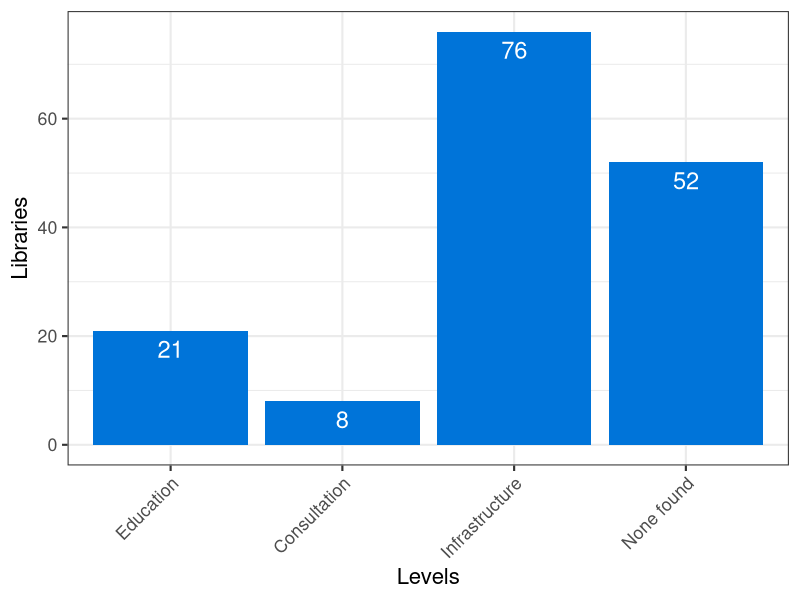
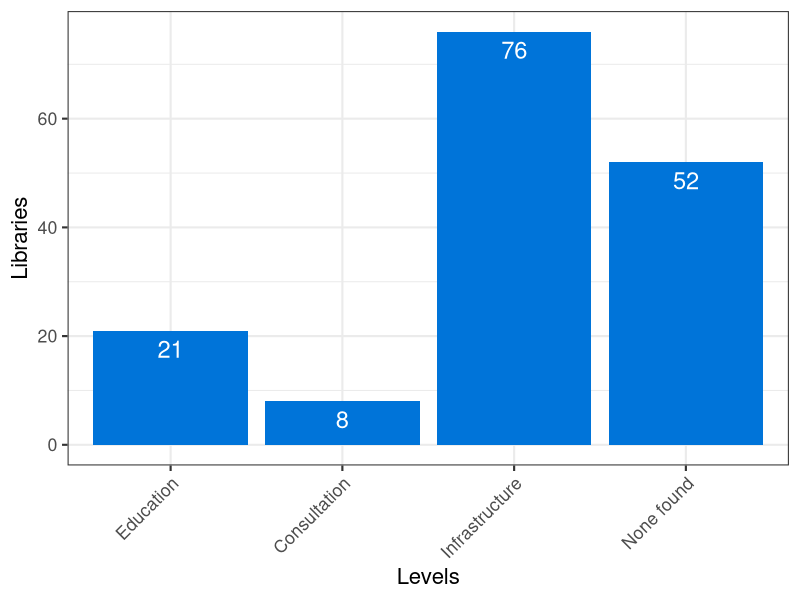

Source code (R) for these figures, in order:
# load plotting library
library(ggplot2)

# set working directory to the data directory
setwd("Documents/work/RDM/_data/")

# read in data
AAHSLdata <- read.csv("code_categories.csv", header = T)

# check to see the factor levels that R creates from data
AAHSLdata$Code
levels(AAHSLdata$Code)[1]

# reorder the factor levels to be displayed in the way that I want,
# which is Level 1, Level 2, Level 3, Level 0
AAHSLdata$Code <- factor(AAHSLdata$Code, levels = c("Education", "Consultation", "Infrastructure", "None found"))

# check to make sure the reorder happened as expected
print(levels(AAHSLdata$Code))
AAHSLdata$Code


# The main output now that I have reordered and rendered my plot
# in the way that I want it.

# set up the bar graph:
#  - X axis - each level
#  - Y axis - count of libraries per level
#  - print the count in text above each bar
#  - adjust X axis text so that the labels are readable on small viewports
AAHSLplot <- ggplot(AAHSLdata, aes(x=Code)) + geom_bar(fill="#0074d9") + stat_count(geom="text", size=6, colour="white", aes(label=..count.., vjust=1.5)) + labs(x = "Levels", y = "Libraries") + theme_bw(base_size = 16) + theme(axis.text.x=element_text(angle=45, hjust = 1))

# generate the plot
AAHSLplot

# output the plot to SVG in the `img` directory for web publishing
ggsave(file="../img/verticalOutput.svg", plot=AAHSLplot, width=5, height=5)




# REFERENCES

# outdated work on creating the horizontal display
# this is outdated because after I realized that I wanted to 
# diplay the data on the web in vertical fashion
# I discontinued working on this plot
horizontalPlot <- ggplot(AAHSLdata, aes(x=Code)) + geom_bar(fill="#0088cc") + stat_count(geom="text", size=6, colour="white", aes(label=..count.., hjust=1.5)) + labs(x = "Levels") + coord_flip() + theme_grey(base_size = 18)


# bibliography of support

# resources for getting my R plot working:
#   
#   - continuous vs categorical data
# https://eagereyes.org/basics/data-continuous-vs-categorical
# 
# - coloring bar graphs
# http://www.cookbook-r.com/Graphs/Colors_%28ggplot2%29/
#   
#   - Annotating bars with the value in text near the top of the bar
# [this one provided my solution] http://stackoverflow.com/questions/9815226/annotate-values-above-bars-ggplot-faceted
# 
# - reorder the "levels" of a data table (where "level" is the way R takes the data in the table and organizes it in terms of display, eg, the order in which R displays categories of variable values, or, the order in which R diplays bars in a bar chart -- R Speak is "REORDER FACTOR LEVELS")
# http://r.789695.n4.nabble.com/Order-Bars-in-ggplot2-bar-graph-td4704838.html
# [and the web search that FINALLY yeilded an answer I could use] https://duckduckgo.com/?q=ordered+bar+graph+ggplot2&t=ffab&ia=qa
# [this one pushed me toward the solution, but wasn't enough] http://www.r-bloggers.com/reorder-factor-levels-2/
# [this one was more helpful than the hour of searching the came before] https://rstudio-pubs-static.s3.amazonaws.com/7433_4537ea5073dc4162950abb715f513469.html
# [this one made it sound easy, but didn't make sense to me yet] https://trinkerrstuff.wordpress.com/2012/10/15/how-do-i-re-arrange-ordering-a-plot/
#   [and this one didn't do much for me at all although it usually topped the search results list during multiple unique-languaged searches] http://stackoverflow.com/questions/5208679/order-bars-in-ggplot2-bar-graph
#    [this was a useful step for understanding ggplot2] http://www.inside-r.org/packages/cran/ggplot2/docs/geom_bar
#    [i feel like this one should have given me more] https://kohske.wordpress.com/2010/12/29/faq-how-to-order-the-factor-variables-in-ggplot2/
#    
#    
#    - save ggplot2 plot as svg
#    http://stackoverflow.com/questions/12226822/how-to-save-a-plot-made-with-ggplot2-as-svg
#    http://www.ceb-institute.org/bbs/wp-content/uploads/2011/09/handout_ggplot2.pdf
#    
#    - ggplot2 font size adjustment
#    http://stackoverflow.com/questions/11955229/how-to-change-the-default-font-size-in-ggplot2
#    http://docs.ggplot2.org/0.9.2.1/geom_text.html
#    
#    